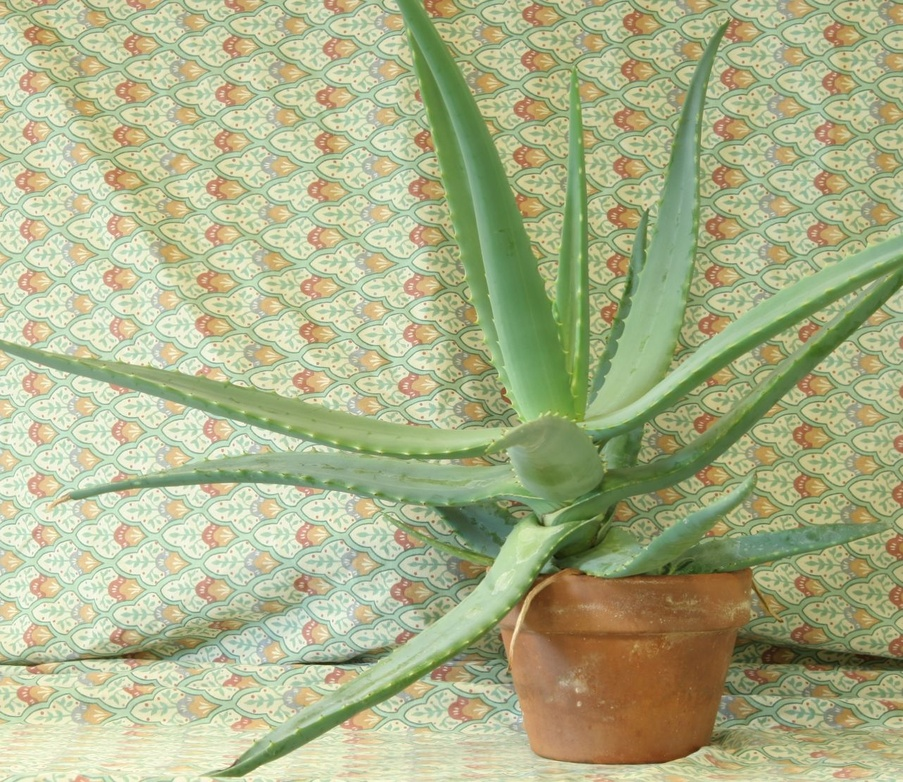
#> input picture prac1/aloel.jpg, 903 x 782 px, shrunk from 1282 x 1110 before the run
$ python 2.3.py
#> lines starting #> are read from the running program, lines starting #| are printed output that depends on the picture
from PIL import Image
import numpy as np
import matplotlib.pyplot as plt

img = Image.open("aloel.jpg")
#> img is the input picture: PIL image 903x782 RGB; mean R, G, B 171.2, 177.2, 136.7
img_array = np.array(img)

r, g, b = img.split()
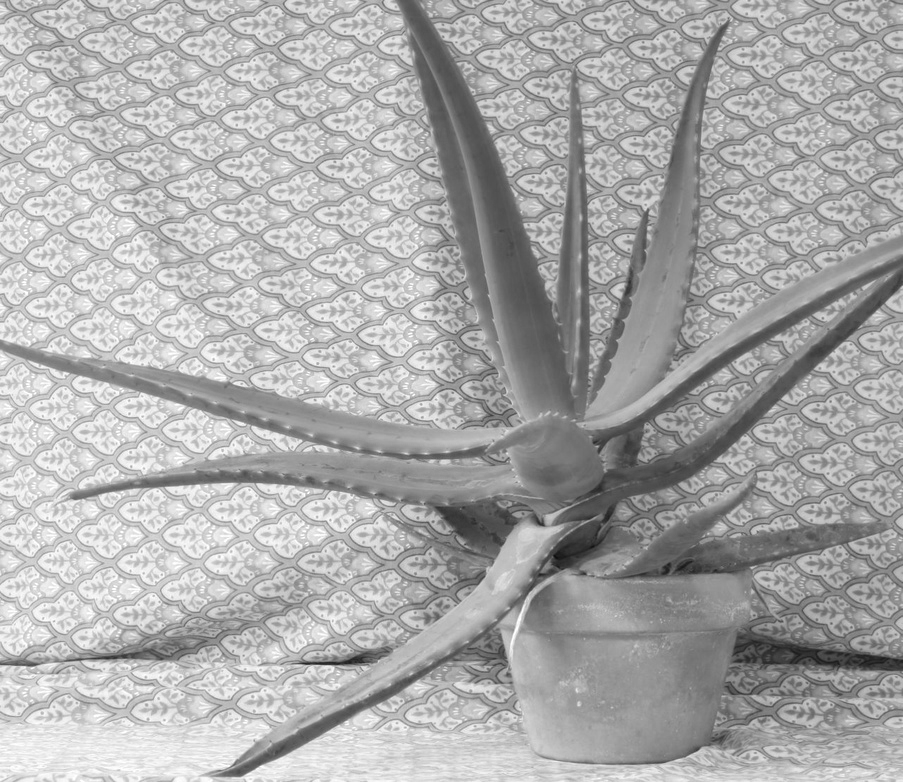
#> r: PIL image 903x782 L; min 14, max 255, mean 171.2
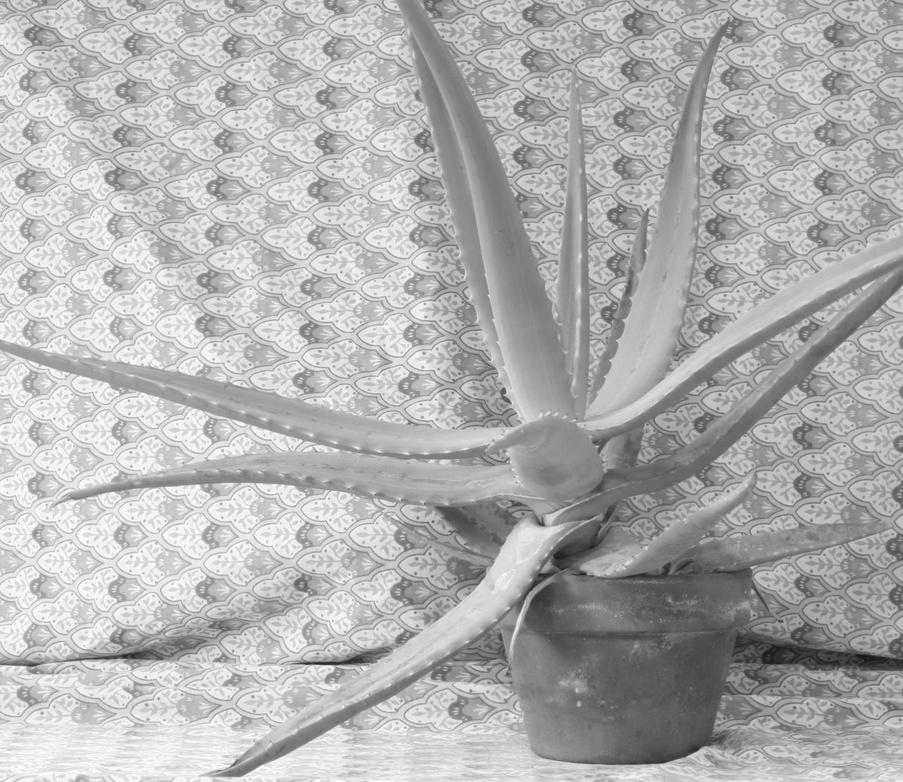
#> g: PIL image 903x782 L; min 23, max 255, mean 177.2
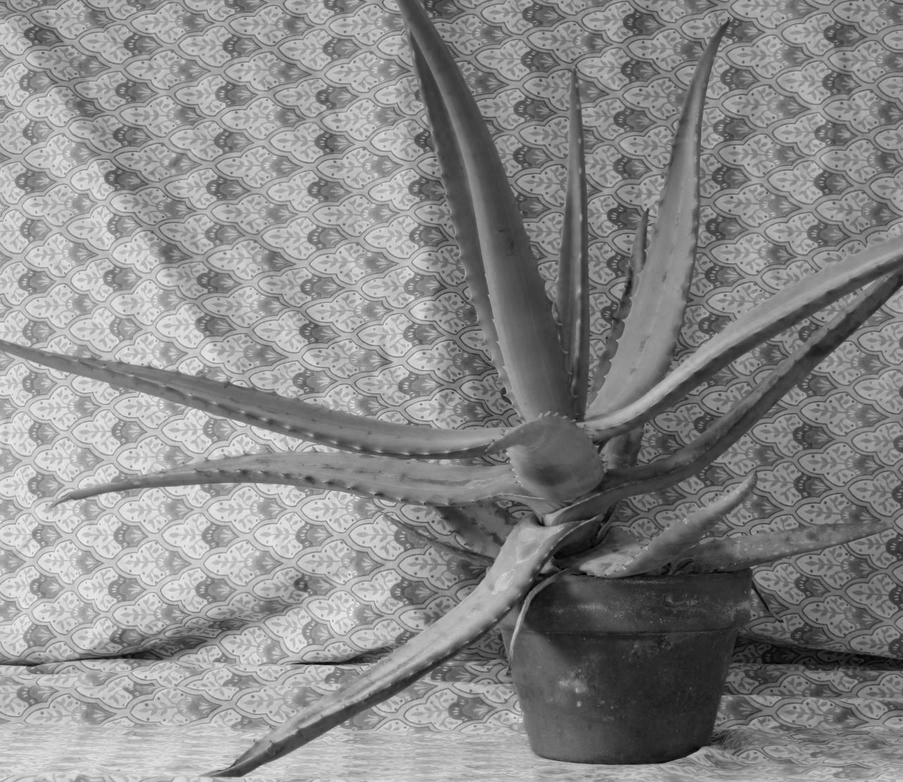
#> b: PIL image 903x782 L; min 0, max 245, mean 136.7

fig, ax = plt.subplots(1, 3, figsize=(15, 5))

ax[0].imshow(r, cmap="gray")
ax[0].set_title("Componente rojo")
ax[0].axis("off")

ax[1].imshow(g, cmap="gray")
ax[1].set_title("Componente verde")
ax[1].axis("off")

ax[2].imshow(b, cmap="gray")
ax[2].set_title("Componente azul")
ax[2].axis("off")

plt.show()
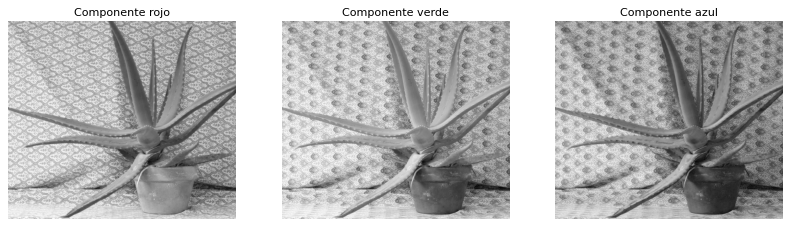
#> figure drawn by matplotlib, 3 panels

$ run again, with prac1/corn.tif saved as prac1/aloel.jpg
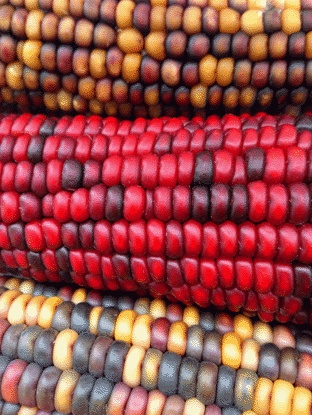
#> input picture prac1/corn.tif, 312 x 415 px
#> img is the input picture: PIL image 312x415 RGB; mean R, G, B 154.1, 77.7, 74.4
#> `r, g, b = img.split()`:
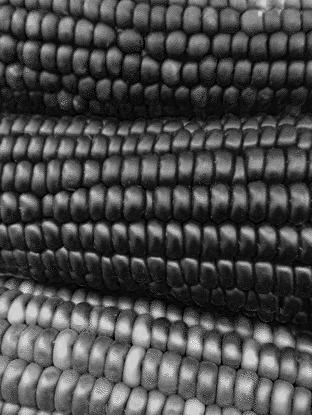
#> b: PIL image 312x415 L; min 0, max 243, mean 74.4
#> `plt.show()`:
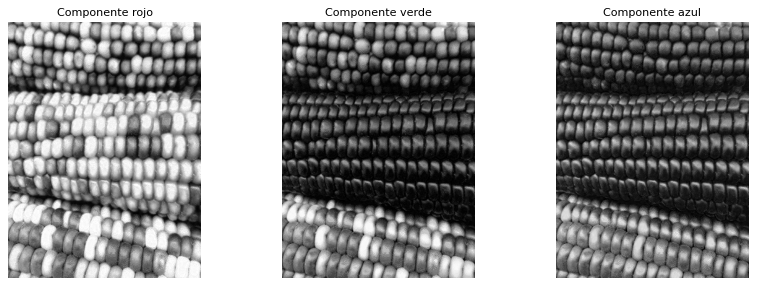
#> figure drawn by matplotlib, 3 panels
